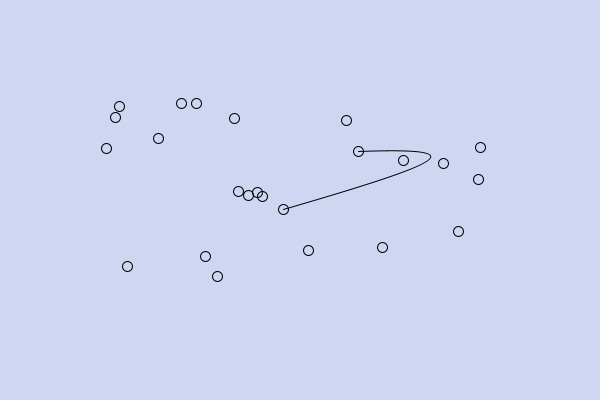
Frame 1 (no input)
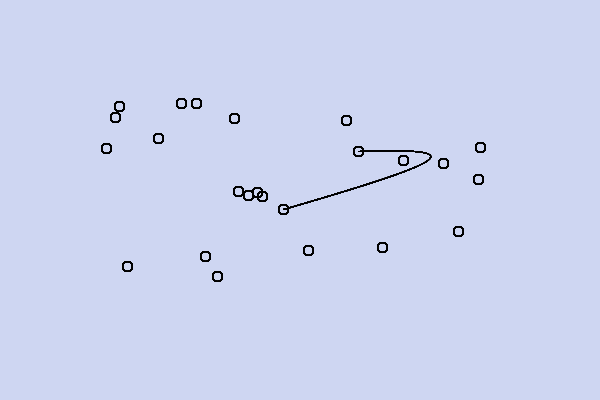
Frame 60 (the mouse pressed at the canvas centre just before this capture)
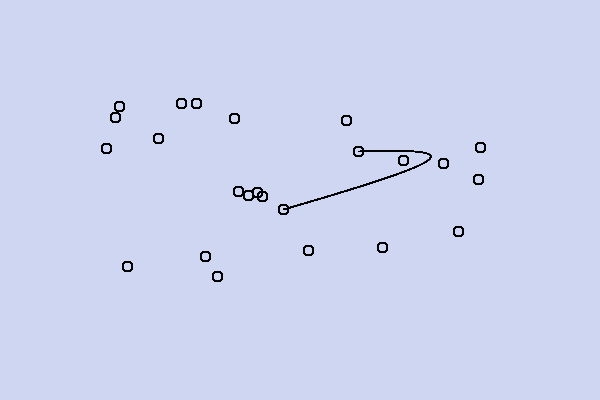
Frame 120 (the mouse held since frame 60 and released just before this capture)

The Processing sketch that drew these frames (run headless with seeded random() and noise(); from frame 60 on, the mouse is pressed at the canvas centre):

// Processing sketch: bigcurve1
// ── bigcurve1.pde
int NumPoints = 24;
float [] Xp;
float [] Yp;

void setup() {
   size(600, 400);
   background(206, 214, 242);
   noFill();
   Xp = new float[NumPoints];
   Yp = new float[NumPoints];
   for (int i=0; i<NumPoints; i++) {
      Xp[i] = random(100, 500);
      Yp[i] = random(100, 300);
   }
}

void draw() {
   for (int i=0; i<NumPoints; i++) {
      ellipse(Xp[i], Yp[i], 10, 10);
   }
   bezier(Xp[0], Yp[0], Xp[1], Yp[1], Xp[2], Yp[2], Xp[3], Yp[3]);
}
